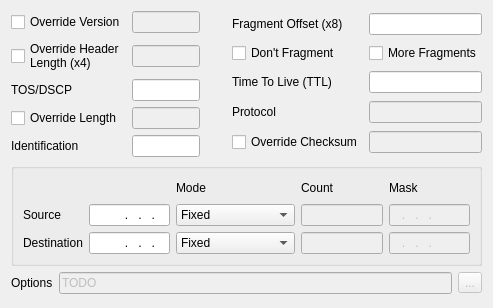
<ui version="4.0" >
 <class>ip4</class>
 <widget class="QWidget" name="ip4" >
  <property name="geometry" >
   <rect>
    <x>0</x>
    <y>0</y>
    <width>493</width>
    <height>308</height>
   </rect>
  </property>
  <property name="windowTitle" >
   <string>Form</string>
  </property>
  <layout class="QGridLayout" >
   <item row="0" column="0" >
    <layout class="QGridLayout" >
     <item row="0" column="0" >
      <widget class="QCheckBox" name="cbIpVersionOverride" >
       <property name="text" >
        <string>Override Version</string>
       </property>
      </widget>
     </item>
     <item row="0" column="1" >
      <widget class="QLineEdit" name="leIpVersion" >
       <property name="enabled" >
        <bool>false</bool>
       </property>
       <property name="text" >
        <string/>
       </property>
      </widget>
     </item>
     <item row="1" column="0" >
      <widget class="QCheckBox" name="cbIpHdrLenOverride" >
       <property name="text" >
        <string>Override Header
Length (x4)</string>
       </property>
      </widget>
     </item>
     <item row="1" column="1" >
      <widget class="QLineEdit" name="leIpHdrLen" >
       <property name="enabled" >
        <bool>false</bool>
       </property>
       <property name="text" >
        <string/>
       </property>
      </widget>
     </item>
     <item row="2" column="0" >
      <widget class="QLabel" name="label_22" >
       <property name="text" >
        <string>TOS/DSCP</string>
       </property>
      </widget>
     </item>
     <item row="2" column="1" >
      <widget class="QLineEdit" name="leIpTos" >
       <property name="inputMask" >
        <string>>HH; </string>
       </property>
       <property name="text" >
        <string/>
       </property>
      </widget>
     </item>
     <item row="3" column="0" >
      <widget class="QCheckBox" name="cbIpLengthOverride" >
       <property name="text" >
        <string>Override Length</string>
       </property>
      </widget>
     </item>
     <item row="3" column="1" >
      <widget class="QLineEdit" name="leIpLength" >
       <property name="enabled" >
        <bool>false</bool>
       </property>
      </widget>
     </item>
     <item row="4" column="0" >
      <widget class="QLabel" name="label_24" >
       <property name="text" >
        <string>Identification</string>
       </property>
      </widget>
     </item>
     <item row="4" column="1" >
      <widget class="QLineEdit" name="leIpId" >
       <property name="inputMask" >
        <string>>HH HH; </string>
       </property>
      </widget>
     </item>
    </layout>
   </item>
   <item row="0" column="2" >
    <layout class="QGridLayout" >
     <item row="0" column="0" >
      <widget class="QLabel" name="label_25" >
       <property name="text" >
        <string>Fragment Offset (x8)</string>
       </property>
      </widget>
     </item>
     <item row="0" column="1" >
      <widget class="QLineEdit" name="leIpFragOfs" />
     </item>
     <item row="1" column="0" >
      <widget class="QCheckBox" name="cbIpFlagsDf" >
       <property name="text" >
        <string>Don't Fragment</string>
       </property>
      </widget>
     </item>
     <item row="1" column="1" >
      <widget class="QCheckBox" name="cbIpFlagsMf" >
       <property name="text" >
        <string>More Fragments</string>
       </property>
      </widget>
     </item>
     <item row="2" column="0" >
      <widget class="QLabel" name="label_26" >
       <property name="text" >
        <string>Time To Live (TTL)</string>
       </property>
      </widget>
     </item>
     <item row="2" column="1" >
      <widget class="QLineEdit" name="leIpTtl" >
       <property name="text" >
        <string/>
       </property>
      </widget>
     </item>
     <item row="3" column="0" >
      <widget class="QLabel" name="label_27" >
       <property name="text" >
        <string>Protocol</string>
       </property>
      </widget>
     </item>
     <item row="3" column="1" >
      <widget class="QLineEdit" name="leIpProto" >
       <property name="enabled" >
        <bool>false</bool>
       </property>
       <property name="text" >
        <string/>
       </property>
      </widget>
     </item>
     <item row="4" column="0" >
      <widget class="QCheckBox" name="cbIpCksumOverride" >
       <property name="text" >
        <string>Override Checksum</string>
       </property>
      </widget>
     </item>
     <item row="4" column="1" >
      <widget class="QLineEdit" name="leIpCksum" >
       <property name="enabled" >
        <bool>false</bool>
       </property>
       <property name="inputMask" >
        <string>>HH HH; </string>
       </property>
      </widget>
     </item>
    </layout>
   </item>
   <item row="1" column="0" colspan="3" >
    <widget class="QGroupBox" name="groupBox_7" >
     <property name="title" >
      <string/>
     </property>
     <property name="flat" >
      <bool>false</bool>
     </property>
     <layout class="QGridLayout" >
      <item row="0" column="0" colspan="2" >
       <spacer>
        <property name="orientation" >
         <enum>Qt::Horizontal</enum>
        </property>
        <property name="sizeHint" >
         <size>
          <width>101</width>
          <height>20</height>
         </size>
        </property>
       </spacer>
      </item>
      <item row="0" column="2" >
       <widget class="QLabel" name="label_31" >
        <property name="text" >
         <string>Mode</string>
        </property>
       </widget>
      </item>
      <item row="0" column="3" >
       <widget class="QLabel" name="label_23" >
        <property name="text" >
         <string>Count</string>
        </property>
       </widget>
      </item>
      <item row="0" column="4" >
       <widget class="QLabel" name="label_30" >
        <property name="text" >
         <string>Mask</string>
        </property>
       </widget>
      </item>
      <item row="1" column="0" >
       <widget class="QLabel" name="label_20" >
        <property name="text" >
         <string>Source</string>
        </property>
       </widget>
      </item>
      <item row="1" column="1" >
       <widget class="QLineEdit" name="leIpSrcAddr" >
        <property name="inputMask" >
         <string>009.009.009.009; </string>
        </property>
        <property name="text" >
         <string>...</string>
        </property>
        <property name="alignment" >
         <set>Qt::AlignRight|Qt::AlignTrailing|Qt::AlignVCenter</set>
        </property>
       </widget>
      </item>
      <item row="1" column="2" >
       <widget class="QComboBox" name="cmbIpSrcAddrMode" >
        <item>
         <property name="text" >
          <string>Fixed</string>
         </property>
        </item>
        <item>
         <property name="text" >
          <string>Increment Host</string>
         </property>
        </item>
        <item>
         <property name="text" >
          <string>Decrement Host</string>
         </property>
        </item>
        <item>
         <property name="text" >
          <string>Random Host</string>
         </property>
        </item>
       </widget>
      </item>
      <item row="1" column="3" >
       <widget class="QLineEdit" name="leIpSrcAddrCount" >
        <property name="enabled" >
         <bool>false</bool>
        </property>
        <property name="text" >
         <string/>
        </property>
       </widget>
      </item>
      <item row="1" column="4" >
       <widget class="QLineEdit" name="leIpSrcAddrMask" >
        <property name="enabled" >
         <bool>false</bool>
        </property>
        <property name="inputMask" >
         <string>009.009.009.009; </string>
        </property>
        <property name="text" >
         <string>...</string>
        </property>
       </widget>
      </item>
      <item row="2" column="0" >
       <widget class="QLabel" name="label_21" >
        <property name="text" >
         <string>Destination</string>
        </property>
       </widget>
      </item>
      <item row="2" column="1" >
       <widget class="QLineEdit" name="leIpDstAddr" >
        <property name="inputMask" >
         <string>000.000.000.000; </string>
        </property>
        <property name="text" >
         <string>...</string>
        </property>
        <property name="alignment" >
         <set>Qt::AlignRight|Qt::AlignTrailing|Qt::AlignVCenter</set>
        </property>
       </widget>
      </item>
      <item row="2" column="2" >
       <widget class="QComboBox" name="cmbIpDstAddrMode" >
        <item>
         <property name="text" >
          <string>Fixed</string>
         </property>
        </item>
        <item>
         <property name="text" >
          <string>Increment Host</string>
         </property>
        </item>
        <item>
         <property name="text" >
          <string>Decrement Host</string>
         </property>
        </item>
        <item>
         <property name="text" >
          <string>Random Host</string>
         </property>
        </item>
       </widget>
      </item>
      <item row="2" column="3" >
       <widget class="QLineEdit" name="leIpDstAddrCount" >
        <property name="enabled" >
         <bool>false</bool>
        </property>
        <property name="text" >
         <string/>
        </property>
       </widget>
      </item>
      <item row="2" column="4" >
       <widget class="QLineEdit" name="leIpDstAddrMask" >
        <property name="enabled" >
         <bool>false</bool>
        </property>
        <property name="inputMask" >
         <string>009.009.009.009; </string>
        </property>
        <property name="text" >
         <string>...</string>
        </property>
       </widget>
      </item>
     </layout>
    </widget>
   </item>
   <item row="2" column="0" colspan="3" >
    <layout class="QHBoxLayout" >
     <item>
      <widget class="QLabel" name="label_29" >
       <property name="text" >
        <string>Options</string>
       </property>
      </widget>
     </item>
     <item>
      <widget class="QLineEdit" name="leIpOptions" >
       <property name="enabled" >
        <bool>false</bool>
       </property>
       <property name="text" >
        <string>TODO</string>
       </property>
      </widget>
     </item>
     <item>
      <widget class="QToolButton" name="tbIpOptionsEdit" >
       <property name="enabled" >
        <bool>false</bool>
       </property>
       <property name="text" >
        <string>...</string>
       </property>
      </widget>
     </item>
    </layout>
   </item>
   <item row="3" column="1" >
    <spacer>
     <property name="orientation" >
      <enum>Qt::Vertical</enum>
     </property>
     <property name="sizeHint" >
      <size>
       <width>20</width>
       <height>40</height>
      </size>
     </property>
    </spacer>
   </item>
  </layout>
 </widget>
 <resources/>
 <connections>
  <connection>
   <sender>cbIpVersionOverride</sender>
   <signal>toggled(bool)</signal>
   <receiver>leIpVersion</receiver>
   <slot>setEnabled(bool)</slot>
   <hints>
    <hint type="sourcelabel" >
     <x>108</x>
     <y>11</y>
    </hint>
    <hint type="destinationlabel" >
     <x>195</x>
     <y>11</y>
    </hint>
   </hints>
  </connection>
  <connection>
   <sender>cbIpHdrLenOverride</sender>
   <signal>toggled(bool)</signal>
   <receiver>leIpHdrLen</receiver>
   <slot>setEnabled(bool)</slot>
   <hints>
    <hint type="sourcelabel" >
     <x>118</x>
     <y>43</y>
    </hint>
    <hint type="destinationlabel" >
     <x>166</x>
     <y>43</y>
    </hint>
   </hints>
  </connection>
  <connection>
   <sender>cbIpLengthOverride</sender>
   <signal>toggled(bool)</signal>
   <receiver>leIpLength</receiver>
   <slot>setEnabled(bool)</slot>
   <hints>
    <hint type="sourcelabel" >
     <x>79</x>
     <y>97</y>
    </hint>
    <hint type="destinationlabel" >
     <x>172</x>
     <y>97</y>
    </hint>
   </hints>
  </connection>
  <connection>
   <sender>cbIpCksumOverride</sender>
   <signal>toggled(bool)</signal>
   <receiver>leIpCksum</receiver>
   <slot>setEnabled(bool)</slot>
   <hints>
    <hint type="sourcelabel" >
     <x>345</x>
     <y>122</y>
    </hint>
    <hint type="destinationlabel" >
     <x>406</x>
     <y>122</y>
    </hint>
   </hints>
  </connection>
 </connections>
</ui>
